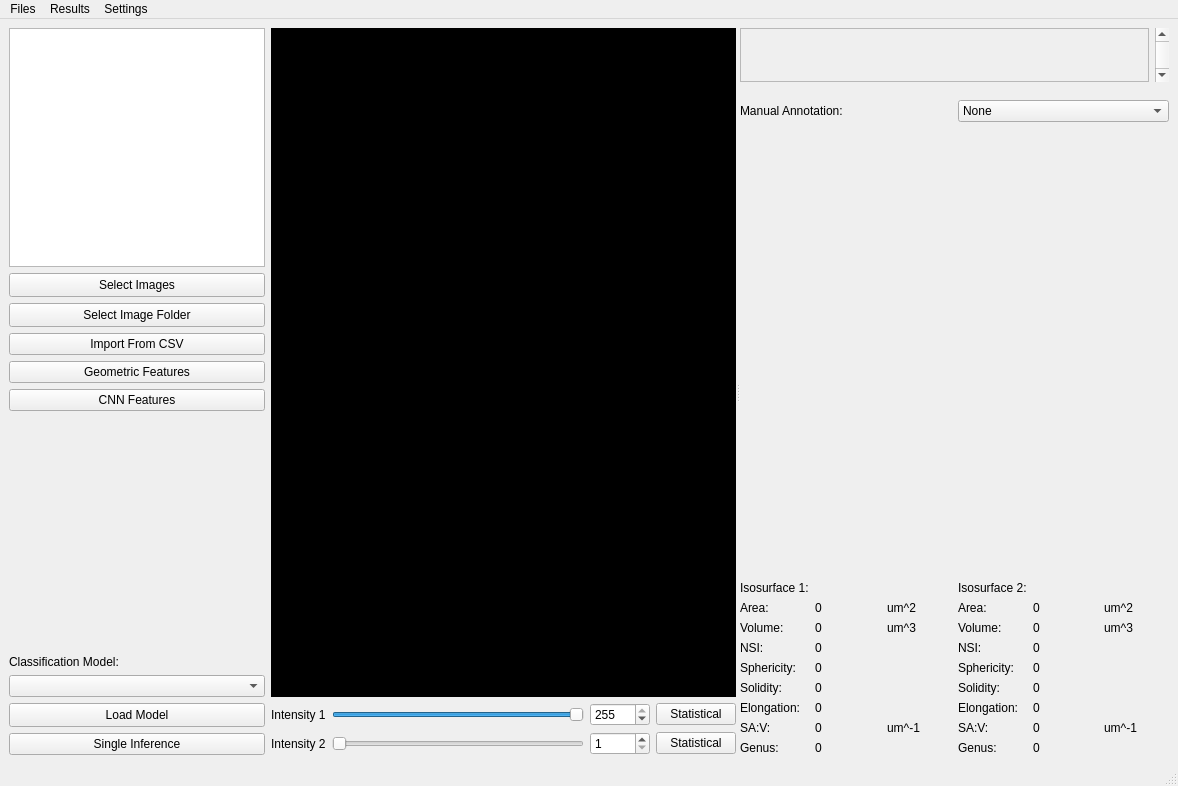
<?xml version="1.0" encoding="UTF-8"?>
<ui version="4.0">
 <class>MainWindow</class>
 <widget class="QMainWindow" name="MainWindow">
  <property name="geometry">
   <rect>
    <x>0</x>
    <y>0</y>
    <width>1178</width>
    <height>786</height>
   </rect>
  </property>
  <property name="minimumSize">
   <size>
    <width>150</width>
    <height>0</height>
   </size>
  </property>
  <property name="windowTitle">
   <string>Neutrophils Maturation Classifier</string>
  </property>
  <property name="windowIcon">
   <iconset>
    <normaloff>:/icon/icon.ico</normaloff>:/icon/icon.ico</iconset>
  </property>
  <widget class="QWidget" name="centralwidget">
   <layout class="QHBoxLayout" name="horizontalLayout_6">
    <item>
     <layout class="QVBoxLayout" name="verticalLayout_2">
      <item>
       <widget class="QListWidget" name="listWidget">
        <property name="sizePolicy">
         <sizepolicy hsizetype="Preferred" vsizetype="Expanding">
          <horstretch>0</horstretch>
          <verstretch>0</verstretch>
         </sizepolicy>
        </property>
        <property name="minimumSize">
         <size>
          <width>120</width>
          <height>120</height>
         </size>
        </property>
        <property name="maximumSize">
         <size>
          <width>16777215</width>
          <height>16777215</height>
         </size>
        </property>
       </widget>
      </item>
      <item>
       <widget class="QPushButton" name="pushButton_Images">
        <property name="minimumSize">
         <size>
          <width>0</width>
          <height>24</height>
         </size>
        </property>
        <property name="text">
         <string>Select Images</string>
        </property>
       </widget>
      </item>
      <item>
       <widget class="QPushButton" name="pushButton_ImageFolder">
        <property name="minimumSize">
         <size>
          <width>0</width>
          <height>24</height>
         </size>
        </property>
        <property name="text">
         <string>Select Image Folder</string>
        </property>
       </widget>
      </item>
      <item>
       <widget class="QPushButton" name="pushButtonImportCSV">
        <property name="text">
         <string>Import From CSV</string>
        </property>
       </widget>
      </item>
      <item>
       <widget class="QPushButton" name="pushButton_GeometricFeatures">
        <property name="text">
         <string>Geometric Features</string>
        </property>
       </widget>
      </item>
      <item>
       <widget class="QPushButton" name="pushButton_EmbeddedFeatures">
        <property name="text">
         <string>CNN Features</string>
        </property>
       </widget>
      </item>
      <item>
       <spacer name="verticalSpacer">
        <property name="orientation">
         <enum>Qt::Vertical</enum>
        </property>
        <property name="sizeHint" stdset="0">
         <size>
          <width>20</width>
          <height>40</height>
         </size>
        </property>
       </spacer>
      </item>
      <item>
       <widget class="QLabel" name="label">
        <property name="text">
         <string>Classification Model:</string>
        </property>
       </widget>
      </item>
      <item>
       <widget class="QComboBox" name="comboBoxModel"/>
      </item>
      <item>
       <widget class="QPushButton" name="pushButton_Model">
        <property name="minimumSize">
         <size>
          <width>0</width>
          <height>24</height>
         </size>
        </property>
        <property name="text">
         <string>Load Model</string>
        </property>
       </widget>
      </item>
      <item>
       <widget class="QPushButton" name="pushButton_SingleInferene">
        <property name="text">
         <string>Single Inference</string>
        </property>
       </widget>
      </item>
     </layout>
    </item>
    <item>
     <widget class="QSplitter" name="splitter">
      <property name="orientation">
       <enum>Qt::Horizontal</enum>
      </property>
      <property name="childrenCollapsible">
       <bool>false</bool>
      </property>
      <widget class="QWidget" name="layoutWidget">
       <layout class="QVBoxLayout" name="verticalLayout">
        <item>
         <widget class="QFrame" name="frame_vtk">
          <property name="sizePolicy">
           <sizepolicy hsizetype="Expanding" vsizetype="Expanding">
            <horstretch>0</horstretch>
            <verstretch>0</verstretch>
           </sizepolicy>
          </property>
          <property name="minimumSize">
           <size>
            <width>0</width>
            <height>0</height>
           </size>
          </property>
          <property name="styleSheet">
           <string notr="true">background-color: black;</string>
          </property>
          <property name="frameShape">
           <enum>QFrame::StyledPanel</enum>
          </property>
          <property name="frameShadow">
           <enum>QFrame::Raised</enum>
          </property>
         </widget>
        </item>
        <item>
         <layout class="QHBoxLayout" name="horizontalLayout_2">
          <item>
           <widget class="QLabel" name="label_2">
            <property name="text">
             <string>Intensity 1</string>
            </property>
           </widget>
          </item>
          <item>
           <widget class="QSlider" name="horizontalSlider_intensity1">
            <property name="minimum">
             <number>1</number>
            </property>
            <property name="maximum">
             <number>255</number>
            </property>
            <property name="value">
             <number>255</number>
            </property>
            <property name="orientation">
             <enum>Qt::Horizontal</enum>
            </property>
           </widget>
          </item>
          <item>
           <widget class="QSpinBox" name="spinBox_intensity1">
            <property name="sizePolicy">
             <sizepolicy hsizetype="Preferred" vsizetype="Fixed">
              <horstretch>0</horstretch>
              <verstretch>0</verstretch>
             </sizepolicy>
            </property>
            <property name="minimumSize">
             <size>
              <width>60</width>
              <height>0</height>
             </size>
            </property>
            <property name="minimum">
             <number>1</number>
            </property>
            <property name="maximum">
             <number>255</number>
            </property>
            <property name="value">
             <number>255</number>
            </property>
           </widget>
          </item>
          <item>
           <widget class="QPushButton" name="pushButton_Stat1">
            <property name="text">
             <string>Statistical</string>
            </property>
           </widget>
          </item>
         </layout>
        </item>
        <item>
         <layout class="QHBoxLayout" name="horizontalLayout_3">
          <item>
           <widget class="QLabel" name="label_3">
            <property name="text">
             <string>Intensity 2</string>
            </property>
           </widget>
          </item>
          <item>
           <widget class="QSlider" name="horizontalSlider_intensity2">
            <property name="minimum">
             <number>1</number>
            </property>
            <property name="maximum">
             <number>255</number>
            </property>
            <property name="orientation">
             <enum>Qt::Horizontal</enum>
            </property>
           </widget>
          </item>
          <item>
           <widget class="QSpinBox" name="spinBox_intensity2">
            <property name="sizePolicy">
             <sizepolicy hsizetype="Preferred" vsizetype="Fixed">
              <horstretch>0</horstretch>
              <verstretch>0</verstretch>
             </sizepolicy>
            </property>
            <property name="minimumSize">
             <size>
              <width>60</width>
              <height>0</height>
             </size>
            </property>
            <property name="minimum">
             <number>1</number>
            </property>
            <property name="maximum">
             <number>255</number>
            </property>
           </widget>
          </item>
          <item>
           <widget class="QPushButton" name="pushButton_Stat2">
            <property name="text">
             <string>Statistical</string>
            </property>
           </widget>
          </item>
         </layout>
        </item>
       </layout>
      </widget>
      <widget class="QWidget" name="layoutWidget">
       <layout class="QVBoxLayout" name="verticalLayout_3">
        <item>
         <layout class="QHBoxLayout" name="horizontalLayout">
          <item>
           <widget class="QFrame" name="frameSlide">
            <property name="enabled">
             <bool>true</bool>
            </property>
            <property name="sizePolicy">
             <sizepolicy hsizetype="Minimum" vsizetype="Preferred">
              <horstretch>0</horstretch>
              <verstretch>0</verstretch>
             </sizepolicy>
            </property>
            <property name="minimumSize">
             <size>
              <width>250</width>
              <height>0</height>
             </size>
            </property>
            <property name="styleSheet">
             <string notr="true"/>
            </property>
            <property name="frameShape">
             <enum>QFrame::StyledPanel</enum>
            </property>
            <property name="frameShadow">
             <enum>QFrame::Raised</enum>
            </property>
           </widget>
          </item>
          <item>
           <widget class="QScrollBar" name="verticalScrollBarSlide">
            <property name="orientation">
             <enum>Qt::Vertical</enum>
            </property>
           </widget>
          </item>
         </layout>
        </item>
        <item>
         <widget class="QFrame" name="framePlotHist">
          <property name="sizePolicy">
           <sizepolicy hsizetype="Preferred" vsizetype="Preferred">
            <horstretch>0</horstretch>
            <verstretch>0</verstretch>
           </sizepolicy>
          </property>
          <property name="minimumSize">
           <size>
            <width>250</width>
            <height>0</height>
           </size>
          </property>
          <property name="frameShape">
           <enum>QFrame::StyledPanel</enum>
          </property>
          <property name="frameShadow">
           <enum>QFrame::Raised</enum>
          </property>
         </widget>
        </item>
        <item>
         <widget class="QFrame" name="framePlot">
          <property name="sizePolicy">
           <sizepolicy hsizetype="Preferred" vsizetype="Preferred">
            <horstretch>0</horstretch>
            <verstretch>0</verstretch>
           </sizepolicy>
          </property>
          <property name="minimumSize">
           <size>
            <width>250</width>
            <height>0</height>
           </size>
          </property>
          <property name="frameShape">
           <enum>QFrame::StyledPanel</enum>
          </property>
          <property name="frameShadow">
           <enum>QFrame::Raised</enum>
          </property>
         </widget>
        </item>
        <item>
         <layout class="QHBoxLayout" name="horizontalLayout_5">
          <item>
           <widget class="QLabel" name="label_11">
            <property name="text">
             <string>Manual Annotation:</string>
            </property>
           </widget>
          </item>
          <item>
           <widget class="QComboBox" name="comboBoxManualAnnotation">
            <item>
             <property name="text">
              <string>None</string>
             </property>
            </item>
            <item>
             <property name="text">
              <string>M</string>
             </property>
            </item>
            <item>
             <property name="text">
              <string>MM</string>
             </property>
            </item>
            <item>
             <property name="text">
              <string>BN</string>
             </property>
            </item>
            <item>
             <property name="text">
              <string>SN</string>
             </property>
            </item>
           </widget>
          </item>
         </layout>
        </item>
        <item>
         <spacer name="verticalSpacer_2">
          <property name="orientation">
           <enum>Qt::Vertical</enum>
          </property>
          <property name="sizeHint" stdset="0">
           <size>
            <width>20</width>
            <height>40</height>
           </size>
          </property>
         </spacer>
        </item>
        <item>
         <layout class="QHBoxLayout" name="horizontalLayout_4">
          <item>
           <layout class="QGridLayout" name="gridLayout">
            <item row="2" column="0">
             <widget class="QLabel" name="label_6">
              <property name="text">
               <string>Volume:</string>
              </property>
             </widget>
            </item>
            <item row="7" column="2">
             <widget class="QLabel" name="label_10">
              <property name="text">
               <string>um^-1</string>
              </property>
             </widget>
            </item>
            <item row="2" column="1">
             <widget class="QLabel" name="label_vol_1">
              <property name="minimumSize">
               <size>
                <width>20</width>
                <height>0</height>
               </size>
              </property>
              <property name="text">
               <string>0</string>
              </property>
             </widget>
            </item>
            <item row="5" column="0">
             <widget class="QLabel" name="label_18">
              <property name="text">
               <string>Solidity:</string>
              </property>
             </widget>
            </item>
            <item row="6" column="0">
             <widget class="QLabel" name="label_24">
              <property name="text">
               <string>Elongation:</string>
              </property>
             </widget>
            </item>
            <item row="4" column="0">
             <widget class="QLabel" name="label_13">
              <property name="text">
               <string>Sphericity:</string>
              </property>
             </widget>
            </item>
            <item row="7" column="0">
             <widget class="QLabel" name="label_25">
              <property name="text">
               <string>SA:V:</string>
              </property>
             </widget>
            </item>
            <item row="4" column="1">
             <widget class="QLabel" name="label_sphericity_1">
              <property name="minimumSize">
               <size>
                <width>20</width>
                <height>0</height>
               </size>
              </property>
              <property name="text">
               <string>0</string>
              </property>
             </widget>
            </item>
            <item row="8" column="0">
             <widget class="QLabel" name="label_26">
              <property name="text">
               <string>Genus:</string>
              </property>
             </widget>
            </item>
            <item row="1" column="1">
             <widget class="QLabel" name="label_area_1">
              <property name="minimumSize">
               <size>
                <width>20</width>
                <height>0</height>
               </size>
              </property>
              <property name="text">
               <string>0</string>
              </property>
             </widget>
            </item>
            <item row="2" column="2">
             <widget class="QLabel" name="label_9">
              <property name="text">
               <string>um^3</string>
              </property>
             </widget>
            </item>
            <item row="0" column="0">
             <widget class="QLabel" name="label_4">
              <property name="text">
               <string>Isosurface 1:</string>
              </property>
             </widget>
            </item>
            <item row="3" column="1">
             <widget class="QLabel" name="label_nsi_1">
              <property name="minimumSize">
               <size>
                <width>20</width>
                <height>0</height>
               </size>
              </property>
              <property name="text">
               <string>0</string>
              </property>
             </widget>
            </item>
            <item row="5" column="1">
             <widget class="QLabel" name="label_solidity_1">
              <property name="minimumSize">
               <size>
                <width>20</width>
                <height>0</height>
               </size>
              </property>
              <property name="text">
               <string>0</string>
              </property>
             </widget>
            </item>
            <item row="1" column="2">
             <widget class="QLabel" name="label_8">
              <property name="text">
               <string>um^2</string>
              </property>
             </widget>
            </item>
            <item row="8" column="1">
             <widget class="QLabel" name="label_genus_1">
              <property name="minimumSize">
               <size>
                <width>20</width>
                <height>0</height>
               </size>
              </property>
              <property name="text">
               <string>0</string>
              </property>
             </widget>
            </item>
            <item row="7" column="1">
             <widget class="QLabel" name="label_sa_vol_ratio_1">
              <property name="minimumSize">
               <size>
                <width>20</width>
                <height>0</height>
               </size>
              </property>
              <property name="text">
               <string>0</string>
              </property>
             </widget>
            </item>
            <item row="3" column="0">
             <widget class="QLabel" name="label_7">
              <property name="text">
               <string>NSI:</string>
              </property>
             </widget>
            </item>
            <item row="1" column="0">
             <widget class="QLabel" name="label_5">
              <property name="text">
               <string>Area:</string>
              </property>
             </widget>
            </item>
            <item row="6" column="1">
             <widget class="QLabel" name="label_elongation_1">
              <property name="minimumSize">
               <size>
                <width>20</width>
                <height>0</height>
               </size>
              </property>
              <property name="text">
               <string>0</string>
              </property>
             </widget>
            </item>
           </layout>
          </item>
          <item>
           <layout class="QGridLayout" name="gridLayout_3">
            <item row="10" column="0">
             <widget class="QLabel" name="label_36">
              <property name="text">
               <string>Genus:</string>
              </property>
             </widget>
            </item>
            <item row="2" column="0">
             <widget class="QLabel" name="label_14">
              <property name="text">
               <string>Area:</string>
              </property>
             </widget>
            </item>
            <item row="0" column="0">
             <widget class="QLabel" name="label_23">
              <property name="text">
               <string>Isosurface 2:</string>
              </property>
             </widget>
            </item>
            <item row="9" column="0">
             <widget class="QLabel" name="label_28">
              <property name="text">
               <string>SA:V:</string>
              </property>
             </widget>
            </item>
            <item row="9" column="1">
             <widget class="QLabel" name="label_sa_vol_ratio_2">
              <property name="minimumSize">
               <size>
                <width>20</width>
                <height>0</height>
               </size>
              </property>
              <property name="text">
               <string>0</string>
              </property>
             </widget>
            </item>
            <item row="4" column="0">
             <widget class="QLabel" name="label_20">
              <property name="text">
               <string>NSI:</string>
              </property>
             </widget>
            </item>
            <item row="2" column="3">
             <widget class="QLabel" name="label_16">
              <property name="text">
               <string>um^2</string>
              </property>
             </widget>
            </item>
            <item row="4" column="1">
             <widget class="QLabel" name="label_nsi_2">
              <property name="minimumSize">
               <size>
                <width>20</width>
                <height>0</height>
               </size>
              </property>
              <property name="text">
               <string>0</string>
              </property>
             </widget>
            </item>
            <item row="7" column="1">
             <widget class="QLabel" name="label_solidity_2">
              <property name="minimumSize">
               <size>
                <width>20</width>
                <height>0</height>
               </size>
              </property>
              <property name="text">
               <string>0</string>
              </property>
             </widget>
            </item>
            <item row="2" column="1">
             <widget class="QLabel" name="label_area_2">
              <property name="minimumSize">
               <size>
                <width>20</width>
                <height>0</height>
               </size>
              </property>
              <property name="text">
               <string>0</string>
              </property>
             </widget>
            </item>
            <item row="3" column="3">
             <widget class="QLabel" name="label_19">
              <property name="text">
               <string>um^3</string>
              </property>
             </widget>
            </item>
            <item row="6" column="0">
             <widget class="QLabel" name="label_33">
              <property name="text">
               <string>Sphericity:</string>
              </property>
             </widget>
            </item>
            <item row="3" column="1">
             <widget class="QLabel" name="label_vol_2">
              <property name="minimumSize">
               <size>
                <width>20</width>
                <height>0</height>
               </size>
              </property>
              <property name="text">
               <string>0</string>
              </property>
             </widget>
            </item>
            <item row="7" column="0">
             <widget class="QLabel" name="label_30">
              <property name="text">
               <string>Solidity:</string>
              </property>
             </widget>
            </item>
            <item row="9" column="3">
             <widget class="QLabel" name="label_12">
              <property name="text">
               <string>um^-1</string>
              </property>
             </widget>
            </item>
            <item row="10" column="1">
             <widget class="QLabel" name="label_genus_2">
              <property name="minimumSize">
               <size>
                <width>20</width>
                <height>0</height>
               </size>
              </property>
              <property name="text">
               <string>0</string>
              </property>
             </widget>
            </item>
            <item row="8" column="0">
             <widget class="QLabel" name="label_34">
              <property name="text">
               <string>Elongation:</string>
              </property>
             </widget>
            </item>
            <item row="3" column="0">
             <widget class="QLabel" name="label_17">
              <property name="text">
               <string>Volume:</string>
              </property>
             </widget>
            </item>
            <item row="6" column="1">
             <widget class="QLabel" name="label_sphericity_2">
              <property name="minimumSize">
               <size>
                <width>20</width>
                <height>0</height>
               </size>
              </property>
              <property name="text">
               <string>0</string>
              </property>
             </widget>
            </item>
            <item row="8" column="1">
             <widget class="QLabel" name="label_elongation_2">
              <property name="minimumSize">
               <size>
                <width>20</width>
                <height>0</height>
               </size>
              </property>
              <property name="text">
               <string>0</string>
              </property>
             </widget>
            </item>
           </layout>
          </item>
         </layout>
        </item>
       </layout>
      </widget>
     </widget>
    </item>
   </layout>
  </widget>
  <widget class="QMenuBar" name="menubar">
   <property name="geometry">
    <rect>
     <x>0</x>
     <y>0</y>
     <width>1178</width>
     <height>21</height>
    </rect>
   </property>
   <widget class="QMenu" name="menuFiles">
    <property name="title">
     <string>Files</string>
    </property>
    <addaction name="actionSelect_Images"/>
    <addaction name="actionSelect_Image_Folder"/>
    <addaction name="actionImport_CSV"/>
    <addaction name="actionLoad_Model"/>
   </widget>
   <widget class="QMenu" name="menuResults">
    <property name="title">
     <string>Results</string>
    </property>
    <addaction name="actionGeometric_Features"/>
    <addaction name="actionEmbedded_Features"/>
   </widget>
   <widget class="QMenu" name="menuSettings">
    <property name="title">
     <string>Settings</string>
    </property>
    <addaction name="actionModel_Architecture"/>
    <addaction name="action_Preferences"/>
   </widget>
   <addaction name="menuFiles"/>
   <addaction name="menuResults"/>
   <addaction name="menuSettings"/>
  </widget>
  <widget class="QStatusBar" name="statusbar"/>
  <action name="actionSelect_Images">
   <property name="text">
    <string>Select Images</string>
   </property>
  </action>
  <action name="actionSelect_Image_Folder">
   <property name="text">
    <string>Select Image Folder</string>
   </property>
  </action>
  <action name="actionLoad_Model">
   <property name="text">
    <string>Load Model</string>
   </property>
  </action>
  <action name="actionModel_Architecture">
   <property name="text">
    <string>Model Architecture</string>
   </property>
  </action>
  <action name="action_Preferences">
   <property name="text">
    <string>Preferences</string>
   </property>
  </action>
  <action name="actionGeometric_Features">
   <property name="text">
    <string>Geometric Features</string>
   </property>
  </action>
  <action name="actionEmbedded_Features">
   <property name="text">
    <string>Embedded Features</string>
   </property>
  </action>
  <action name="actionImport_CSV">
   <property name="text">
    <string>Import CSV</string>
   </property>
  </action>
 </widget>
 <resources/>
 <connections/>
</ui>
